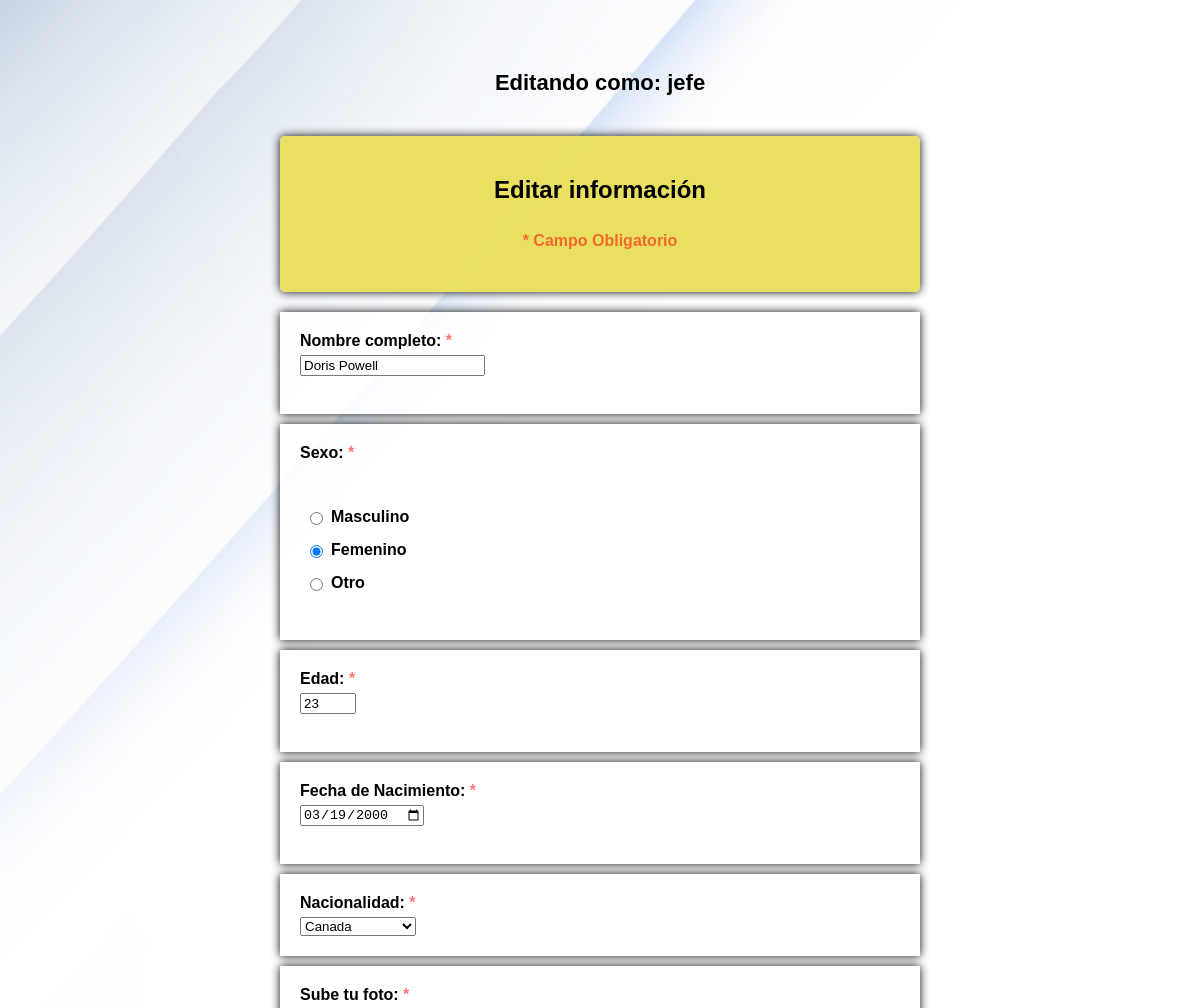
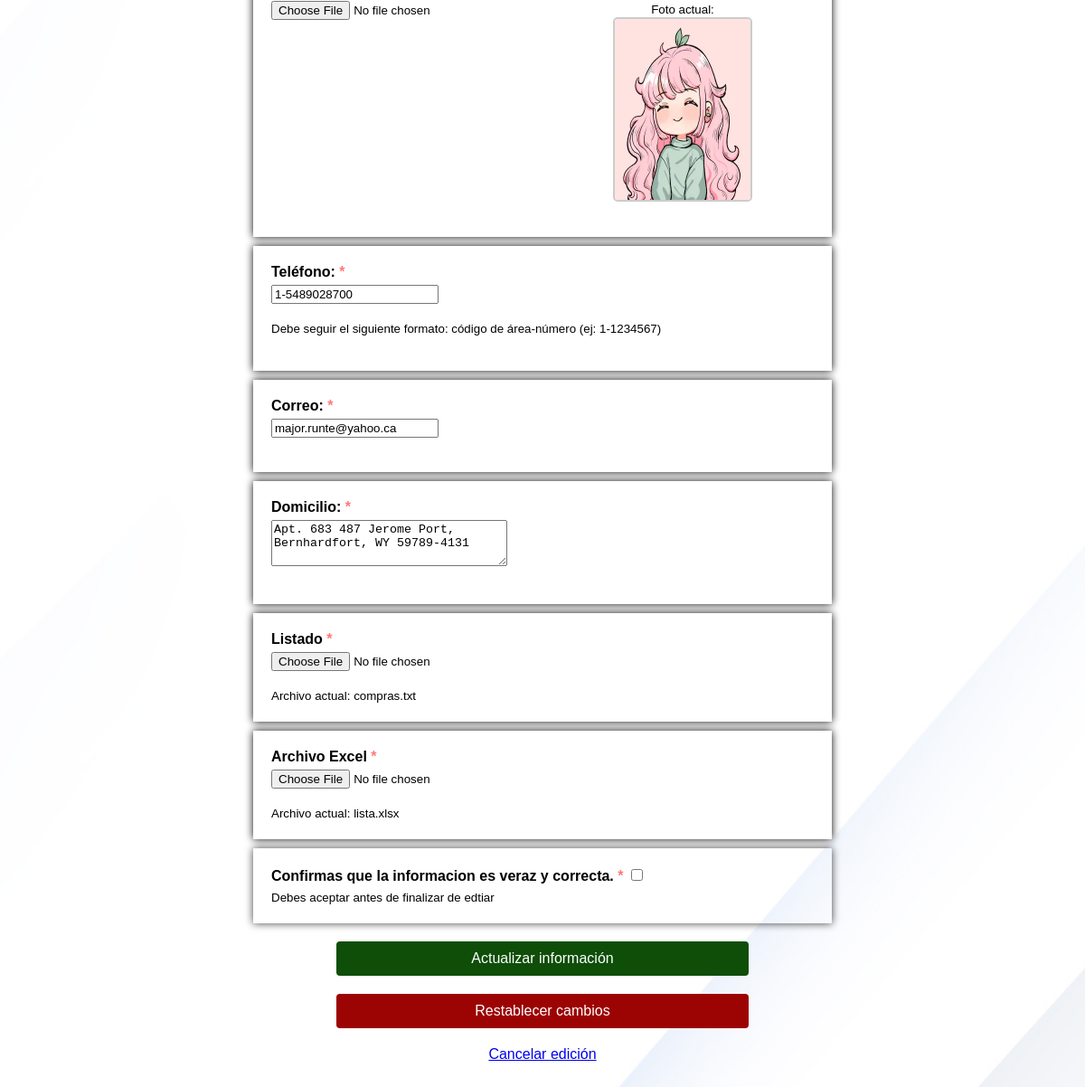
Screenshot of /editar_registro.php?id=2 (signed in) with the database file from the repository (2 pictures, top to bottom).
### tables this page shows
CREATE TABLE `student` (
  `id_students` int(11) NOT NULL AUTO_INCREMENT,
  `nombre` varchar(50) NOT NULL,
  `id_sexo` int(11) DEFAULT NULL,
  `especifique` varchar(255) DEFAULT '',
  `edad` int(3) NOT NULL,
  `nacimiento` date NOT NULL,
  `id_paises` int(11) DEFAULT NULL,
  `telefono` varchar(14) NOT NULL,
  `correo` varchar(50) NOT NULL,
  `domicilio` varchar(255) NOT NULL,
  `foto` varchar(255) NOT NULL,
  `lista` varchar(255) NOT NULL,
  `excel` varchar(255) NOT NULL,
  `fecha_acceso` timestamp NULL DEFAULT current_timestamp(),
  `fecha_registro` timestamp NOT NULL DEFAULT current_timestamp(),
  `id_usuario_registro` int(11) DEFAULT NULL,
  `fecha_edicion` timestamp NULL DEFAULT NULL,
  `id_usuario_editor` int(11) DEFAULT NULL,
  `visible` int(11) NOT NULL DEFAULT 1,
  `fecha_borrado` timestamp NOT NULL DEFAULT current_timestamp(),
  `id_usuario_borrador` int(11) DEFAULT NULL,
  PRIMARY KEY (`id_students`),
  KEY `id_paises` (`id_paises`),
  KEY `id_sexo` (`id_sexo`),
  CONSTRAINT `student_ibfk_1` FOREIGN KEY (`id_paises`) REFERENCES `paises` (`id_paises`) ON DELETE CASCADE ON UPDATE CASCADE,
  CONSTRAINT `student_ibfk_2` FOREIGN KEY (`id_sexo`) REFERENCES `sexo` (`id_sexo`) ON DELETE CASCADE ON UPDATE CASCADE
);

### editar_registro.php (the view, shortened to what this page needs)
<?php
require_once 'conn.php';
$conn = new mysqli($servername, $username, $db_password, $dbname, $port);
$conn->set_charset("utf8mb4");
$student_id = isset($_GET['id']) ? intval($_GET['id']) : 0;
$sql = "SELECT * FROM student WHERE id_students = $student_id";
$result = $conn->query($sql);
$student = $result->fetch_assoc();
$sexo_map = [
    1 => 'Masculino',
    2 => 'Femenino',
    3 => 'Otro'
];
$paises_map = [
    1 => 'Alemania',
    2 => 'Brazil',
    3 => 'Canada',
    4 => 'China',
    5 => 'Estados Unidos',
    6 => 'India',
    7 => 'Indonesia',
    8 => 'Japon',
    9 => 'Mexico',
    10 => 'Rusia'
];
$sexo_valor = $sexo_map[$student['id_sexo']] ?? 'Masculino';
$pais_valor = $paises_map[$student['id_paises']] ?? 'Mexico';
$especifique_valor = $student['especifique'] ?? "";
?>
<!DOCTYPE html>
<html lang="es">
<head>
    <link rel="stylesheet" href="style.css" media="screen" />
</head>
<body>
    <?php
    $usuario_actual = isset($_SESSION["usuario"]) ? htmlspecialchars($_SESSION["usuario"]) : 'Usuario';
    ?>
    <div class="user-header">
        <h2>Editando como: <strong><?php echo $usuario_actual; ?></strong></h2>
    </div>
    <form action="gestion.php?action=actualizar" method="post" enctype="multipart/form-data" autocomplete="off"
        class="needs-validation" novalidate>
        <div class="form-container">
            <h2>Editar información</h2>
            <h2><span class="error">* Campo Obligatorio</span></h2>
        </div>
        <div class="form-box">
            <label for="nombre">
                Nombre completo: <span class="error">*</span><br /></label>
            <input type="text" class="form-control" id="nombre" name="nombre"
                value="<?php echo htmlspecialchars($student['nombre']); ?>" required /><br /><br />
        </div>
        <div class="form-box">
            <label for="sexo"> Sexo: <span class="error">*</span><br /></label>
            <br /><br />
            <label class="radio-label">
                <input type="radio" id="S1" name="sexo" value="Masculino" <?php echo ($sexo_valor == 'Masculino') ? 'checked' : ''; ?> required />
                <span class="radio-text">Masculino</span> </label><br />
            <label class="radio-label">
                <input type="radio" id="S2" name="sexo" value="Femenino" <?php echo ($sexo_valor == 'Femenino') ? 'checked' : ''; ?> />
                <span class="radio-text">Femenino</span> </label><br />
            <label class="radio-label">
                <input type="radio" id="S3" name="sexo" value="Otro" <?php echo ($sexo_valor == 'Otro') ? 'checked' : ''; ?> />
                <span class="radio-text">Otro</span> </label><br />
                name="especifique" value="<?php echo htmlspecialchars($especifique_valor); ?>" <?php echo ($sexo_valor == 'Otro') ? 'required' : ''; ?> /><br />
        </div>
        <div class="form-box">
            <label for="age"> Edad: <span class="error">*</span><br /></label>
            <input type="number" id="age" name="age" min="1" max="99" value="<?php echo $student['edad']; ?>"
                required /><br /><br />
        </div>
        <div class="form-box">
            <label for="bday">
                Fecha de Nacimiento: <span class="error">*</span><br /></label>
            <input type="date" id="bday" name="bday" value="<?php echo $student['nacimiento']; ?>"
                required /><br /><br />
        </div>
        <div class="form-box">
            <label for="country" class="col-sm-3 control-label">Nacionalidad: <span class="error">*</span><br /></label>
            <div class="col-12">
                <select id="country" name="country" class="form-control" onchange="actualizarFormatoTelefono()">
                    <option value="Canada" <?php echo ($pais_valor == 'Canada') ? 'selected' : ''; ?>>Canada</option>
                </select>
            </div>
        </div>
        <div class="form-box">
            <label for="photo">
                Sube tu foto: <span class="error">*</span><br />
            </label>
            <div class="photo-container">
                <div class="photo-upload">
                    <input type="file" id="photo" name="photo" accept="image/*" />
                </div>
                <div class="photo-example">
                    <small>Foto actual:</small><br />
                    <img src="<?php echo $student['foto']; ?>" alt="Foto actual" width="150" height="200" />
                </div>
            </div>
        </div>
        <div class="form-box">
            <label for="phone"> Teléfono: <span class="error">*</span><br /></label>
            <input type="tel" id="phone" name="phone" placeholder="000-00000000" pattern="[0-9]{3}-[0-9]{7,11}"
                maxlength="15" value="<?php echo htmlspecialchars($student['telefono']); ?>" required /><br /><br />
            <small id="phoneHelp">Debe seguir el siguiente formato: extensión-número (ej:
                473-1234567)</small><br /><br />
        </div>
        <div class="form-box">
            <label for="correo"> Correo: <span class="error">*</span><br /></label>
            <input type="email" id="correo" name="correo" placeholder="ejemplo@hotmail.com" aria-label="correo"
                aria-describedby="basic-addon1" value="<?php echo htmlspecialchars($student['correo']); ?>"
                required /><br /><br />
        </div>
        <div class="form-box">
            <label for="domicilio">
                Domicilio: <span class="error">*</span><br />
            </label>
            <textarea id="domicilio" name="domicilio" rows="3" cols="30"
                required><?php echo htmlspecialchars($student['domicilio']); ?></textarea><br /><br />
        </div>
        <div class="form-box">
            <label for="list"> Listado <span class="error">*</span><br /> </label>
            <input type="file" id="list" name="list" accept=".txt" /><br /><br />
            <small>Archivo actual: <?php echo basename($student['lista']); ?></small>
        </div>
        <div class="form-box">
            <label for="excel">
                Archivo Excel <span class="error">*</span><br />
            </label>
            <input type="file" id="excel" name="excel" accept=".xlsx, .csv" /><br /><br />
            <small>Archivo actual: <?php echo basename($student['excel']); ?></small>
        </div>
        <div class="col-12">
            <div class="form-check">
                <label class="form-check-label" style="color:rgba(0, 0, 0, 1);" for="invalidCheck">
                    Confirmas que la informacion es veraz y correcta.
                    <span class="error">*</span>
                    <input class="form-check-input" type="checkbox" value="" id="invalidCheck" required />
                </label>
                <small style="color:rgba(0, 0, 0, 1);">Debes aceptar antes de finalizar de edtiar</small>
            </div>
        </div>
        <div style="text-align: center; margin-top: 20px;">
            <input type="submit" value="Actualizar información" />
            <input type="reset" value="Restablecer cambios" />
            <a href="students.php" class="form-group">Cancelar edición</a>
        </div>
    </form>
    <br /><br />
</body>
</html>

### style.css (style rules this page uses)
body { font-family: Arial, sans-serif; margin: 10px; padding: 20px; background-image: url('templates/White.jpg'); background-size: cover; background-position: center; background-repeat: no-repeat; background-attachment: fixed; }
.form-container { max-width: 600px; margin: 20px auto; padding: 20px; background-color: rgba(233, 224, 93, 0.973); border-radius: 5px; box-shadow: 0 0 10px rgba(0, 0, 0, 0.959); text-align: center; }
.form-box { max-width: 600px; margin: 10px auto; padding: 20px; background-color: rgba(255, 255, 255, 0.829); border-radius: 1px; box-shadow: 0 0 10px rgba(0, 0, 0, 0.973); text-align: justify; }
.photo-container { display: flex; align-items: flex-start; gap: 20px; margin-bottom: 15px; }
.photo-upload { flex: 1; }
.photo-example { flex: 1; text-align: center; }
.photo-example img { border: 2px solid #ccc; border-radius: 5px; }
h2 { text-align: center; color: #000000; }
.form-check { color: #f0f0f0; max-width: 600px; margin: 10px auto; padding: 20px; background-color: rgba(255, 255, 255, 0); border-radius: 1px; box-shadow: 0 0 10px rgba(0, 0, 0, 0.745); text-align: justify; }
.form-group { margin-bottom: 15px; }
label { display: block; margin-bottom: 5px; font-weight: bold; }
.radio-label { display: inline-flex; align-items: center; cursor: pointer; padding: 5px; border-radius: 4px; transition: background-color 0.2s; }
.radio-label input[type="radio"] { margin-right: 8px; }
.radio-text { cursor: pointer; }
input[type="submit"] { display: block; margin: 20px auto; width: 40%; padding: 10px; background-color: #0e4e08; color: rgb(255, 255, 255); border: none; border-radius: 4px; box-shadow: 0 0 10px #51b815(0, 0, 0, 1); cursor: pointer; font-size: 16px; text-align: center; }
input[type="reset"] { display: block; margin: 20px auto; width: 40%; padding: 10px; background-color: #9c0303; color: rgb(255, 255, 255); border: none; border-radius: 4px; box-shadow: 0 0 10px #c45b5b(0, 0, 0, 1); cursor: pointer; font-size: 16px; text-align: center; }
.error { color: rgba(255, 0, 0, 0.534); margin-bottom: 15px; font-size: medium; }
.user-header { max-width: 600px; margin: 20px auto; text-align: center; padding: 20px; margin-bottom: 20px; background-color: transparent; }
.user-header h2 { color: #000; font-size: 22px; margin: 0; }

### rows the page displays
student: nombre "Doris Powell", id_sexo "☐ Masculino", id_sexo "☑ Femenino", id_sexo "☐ Otro", age "23", bday "03/19/2000", country "Canada", foto (picture), phone "1-5489028700", correo "major.runte@yahoo.ca", domicilio "Apt. 683 487 Jerome Port, Bernhardfort, WY 59789-4131", lista "compras.txt", excel "lista.xlsx"

### other values shown
$usuario_actual "jefe"
